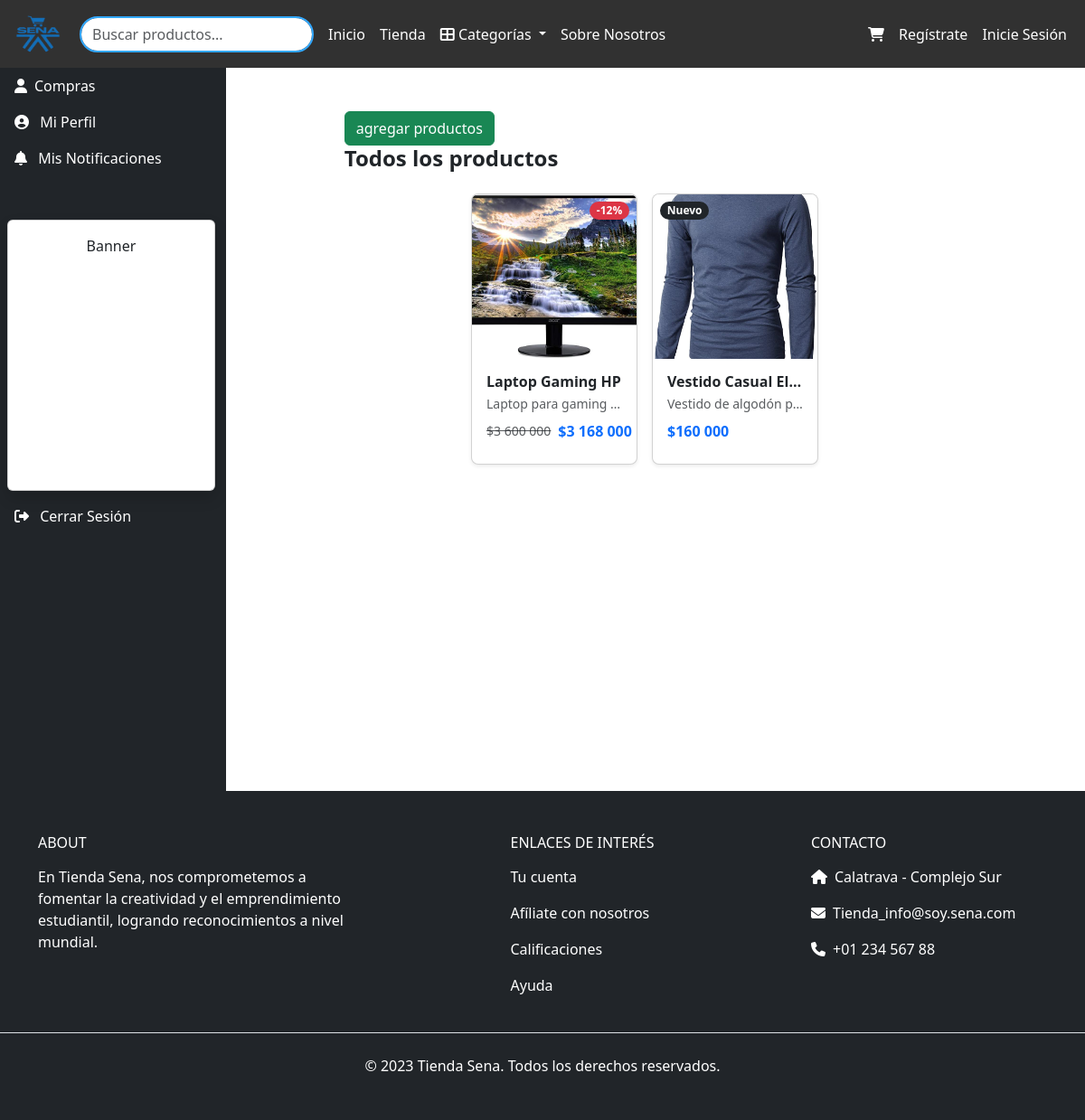
Page /productos/vendedor/24/ on the earlier database version.
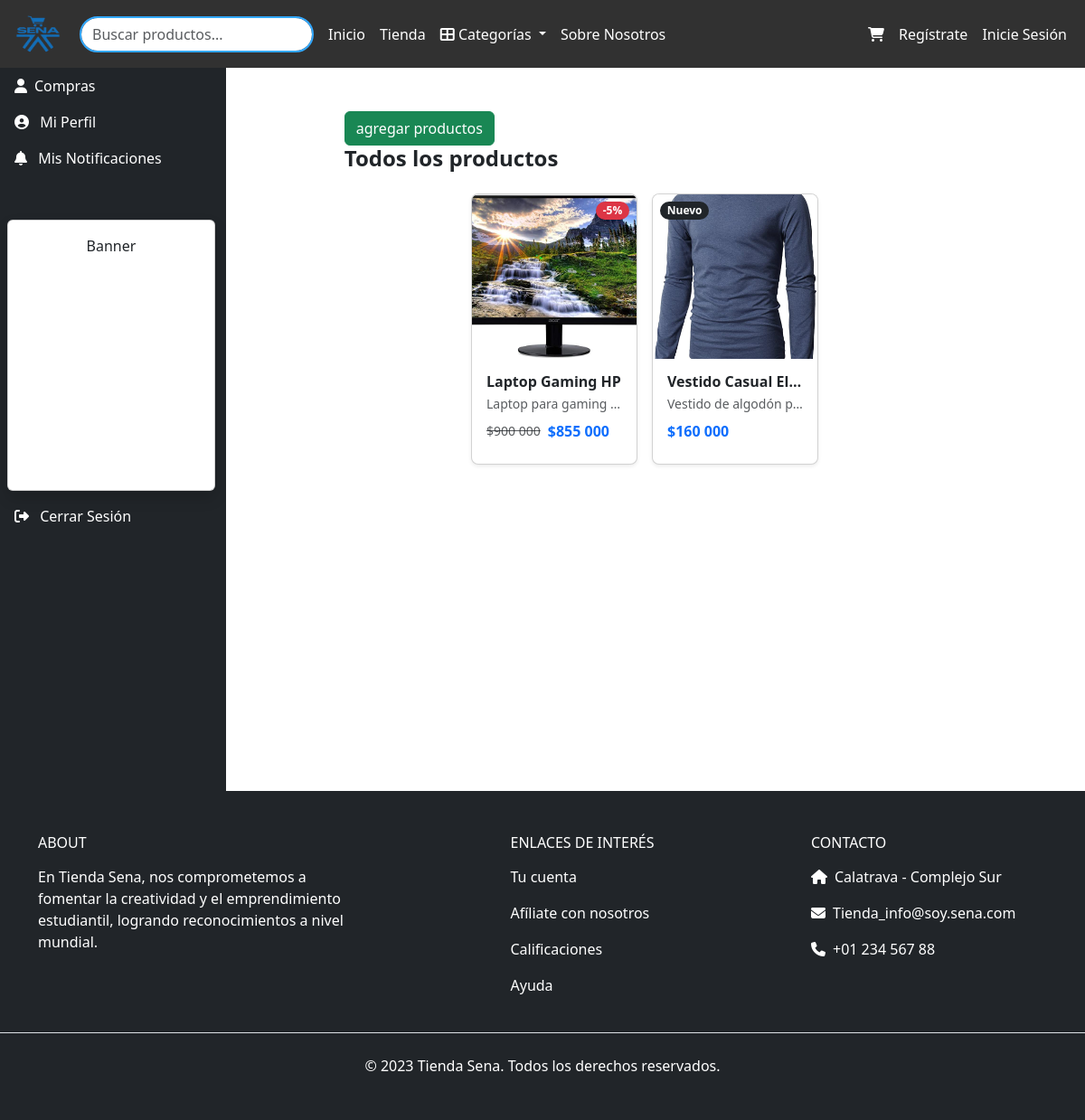
Same page on the later database version.
### tienda_sena/models.py (models this page shows, shortened)
class Producto(models.Model):
    nombre = models.CharField(max_length=100)
    descripcion = models.CharField(max_length=254)
    stock = models.IntegerField()
    vendedor = models.ForeignKey('Usuario', on_delete=models.CASCADE)
    CATEGORIAS = (
        (0, 'Ninguna'),
        (1, 'Electrónicos'),
        (2, 'Ropa'),
        (3, 'Hogar'),
        (4, 'Deportes'),
        (5, 'Libros'),
        (6, 'Juguetes'),
        (7, 'Automotriz'),
        (8, 'Salud y Belleza'),
        (9, 'Jardín'),
        (10, 'Herramientas'),
    )
    categoria = models.IntegerField(choices=CATEGORIAS, default=0)
    COLORES = (
        (0,"Ninguno"),
        (1,"Gris"),
        (2,"Blanco"),
        (3,"Negro"),
        (4,"Amarillo"),
        (5,"Azul"),
        (6,"Rojo"),
    )
    color = models.IntegerField(choices=COLORES, default=0, null=True, blank=True)
    en_oferta = models.BooleanField(default=False)
    precio_original = models.DecimalField(max_digits=10, decimal_places=2, null=True, blank=True)
    descuento = models.DecimalField(max_digits=5, decimal_places=2, default=0)
    activo = models.BooleanField(default=True, help_text="Indica si el producto está activo o deshabilitado")
    @property
    def precio(self):
        if self.en_oferta and self.descuento > 0:
            return round(self.precio_original - (self.precio_original * self.descuento / Decimal(100)), 2)
        return self.precio_original

class ImagenProducto(models.Model):
    producto = models.ForeignKey(Producto, on_delete=models.CASCADE, related_name='imagenes')
    imagen = models.ImageField(upload_to='productos/optimizadas/', help_text="Imagen optimizada en WebP")
    imagen_original = models.ImageField(upload_to='productos/originales/', null=True, blank=True, help_text="Imagen original")
    miniatura = models.ImageField(upload_to='productos/miniaturas/', null=True, blank=True, help_text="Miniatura 300x300")
    es_principal = models.BooleanField(default=False, help_text="Imagen principal del producto")
    orden = models.PositiveIntegerField(default=0, help_text="Orden de visualización")
    class Meta:
        ordering = ['orden', 'id']

### tienda_sena/views.py (the view)
# urls.py: path('productos/vendedor/<int:id_vendedor>/', views.productos_vendedor, name='productos_vendedor'),
def productos_vendedor(request, id_vendedor):
    try:
        id_vendedor = int(id_vendedor)
        if id_vendedor <= 0:
            messages.error(request, "ID de vendedor inválido.")
            return redirect('lista_productos')
    except (ValueError, TypeError):
        messages.error(request, "ID de vendedor inválido.")
        return redirect('lista_productos')
    try:
        vendedor = Usuario.objects.get(id=id_vendedor)
    except Usuario.DoesNotExist:
        messages.error(request, "El vendedor no existe.")
        return redirect('lista_productos')
    productos = Producto.objects.filter(vendedor_id=id_vendedor)
    contexto = {
        'data': productos,
        'vendedor': vendedor
    }
    return render(request, 'productos/listar_productos_vendedor.html', contexto)

### tienda_sena/context_processors.py (called while the page is built, shortened)
def categorias(request):
    return {'categorias': Producto.CATEGORIAS}

def colores(request):
    colores = Producto.COLORES
    return {'colores': colores}

def notificaciones_usuario(request):
    return {
        "notificaciones_usuario": [],
        "notificaciones_no_leidas": 0,
        "notificaciones_admin_pendientes": 0
    }

### tienda_sena/templatetags/custom_filters.py (called while the page is built)
@register.filter
def replace_comma(value):
    if isinstance(value, str):
        return value.replace(',', '.')
    return value

### tienda_sena/templates/productos/listar_productos_vendedor.html (shortened to what this page needs)
{% extends 'bases/base.html' %}
{% load static humanize %}
{% block main %}
<div class="d-flex" style="min-height: 100vh;">
    {% include 'bases/_sidebar_usuario.html' %}
    <div class="container-fluid py-5">
        <div id="notificaciones">
    <div class="row">
        <div class="col-md-9 container">
                <a class="btn btn-success" href="{% url 'agregar_producto' %}">agregar productos</a>
            <div class="d-flex justify-content-between align-items-center mb-4">
                <h4 class="fw-bold">
                    {% if request.GET.nombre %}
                        Resultados para "{{ request.GET.nombre }}"
                    {% elif categoria %}
                        {{ categoria }}
                    {% else %}
                        Todos los productos
                    {% endif %}
                </h4>
            </div>
            <div class="row g-4">
                {% if data %}
                    {% include 'bases/_productos.html' %}
                {% else %}
                    <div class="alert alert-info text-center w-100">
                        No hay productos disponibles que coincidan con los filtros aplicados.
                    </div>
                {% endif %}
            </div>
            <div class="d-flex justify-content-center mt-4">
            </div>
        </div>
    </div>
</div>
</div>
{% endblock %}

### tienda_sena/templates/bases/_productos.html (shortened to what this page needs)
{% load static humanize custom_filters breadcrumbs %}
<div class="container p-3">
    <div class="row">
        <div class="row overflow-auto px-2 d-flex justify-content-center">
            {% for producto in data %}
            <div class="col-lg-3 col-md-4 col-sm-6 col-12 mb-4 d-flex px-2" style="min-width: 200px;">
              <div class="card shadow-sm rounded-3 overflow-hidden w-100">
                <div class="position-relative">
                  {% if producto.en_oferta %}
                    <span class="badge bg-danger position-absolute top-0 end-0 m-2 rounded-pill">
                      -{{ producto.descuento|floatformat:0 }}%
                    </span>
                  {% else %}
                    <span class="badge bg-dark position-absolute top-0 start-0 m-2 rounded-pill">Nuevo</span>
                  {% endif %}
                  {% if producto.id %}
                    <a href="{% url 'detalle_producto' producto.id %}">
                  {% else %}
                    <a href="#" onclick="return false;">
                  {% endif %}
                      {% if producto.imagenes.all %}
                        <img src="{{ producto.imagenes.all.0.imagen.url }}" class="w-100" style="aspect-ratio: 1 / 1; object-fit: cover;" alt="{{ producto.nombre }}">
                      {% else %}
                        <img src="{% static 'assets/product.png' %}" class="w-100" style="aspect-ratio: 1 / 1; object-fit: cover;" alt="Imagen no disponible">
                      {% endif %}
                    </a>
                </div>
                <div class="p-3 d-flex flex-column">
                  <h6 class="fw-semibold mb-1 text-truncate">{{ producto.nombre }}</h6>
                  <p class="text-muted small mb-2 text-truncate">{{ producto.descripcion|truncatewords:10 }}</p>
                  {% if producto.en_oferta %}
                    <div class="d-flex align-items-center mb-2">
                      <small class="text-muted text-decoration-line-through me-2">
                        ${{ producto.precio_original|floatformat:0|intcomma|replace_comma }}
                      </small>
                      <span class="text-primary fw-bold">
                        ${{ producto.precio|floatformat:0|intcomma|replace_comma }}
                      </span>
                    </div>
                  {% else %}
                    <p class="text-primary fw-bold mb-2">
                      ${{ producto.precio|floatformat:0|intcomma|replace_comma }}
                    </p>
                  {% endif %}
                </div>
              </div>
            </div>
            {% endfor %}
          </div>
    </div>
</div>

Differences in the rows shown:
changed Producto "Laptop Gaming HP": descuento "12" → "5"; precio_original "3 600 000" → "900 000"; precio "3 168 000" → "855 000"
